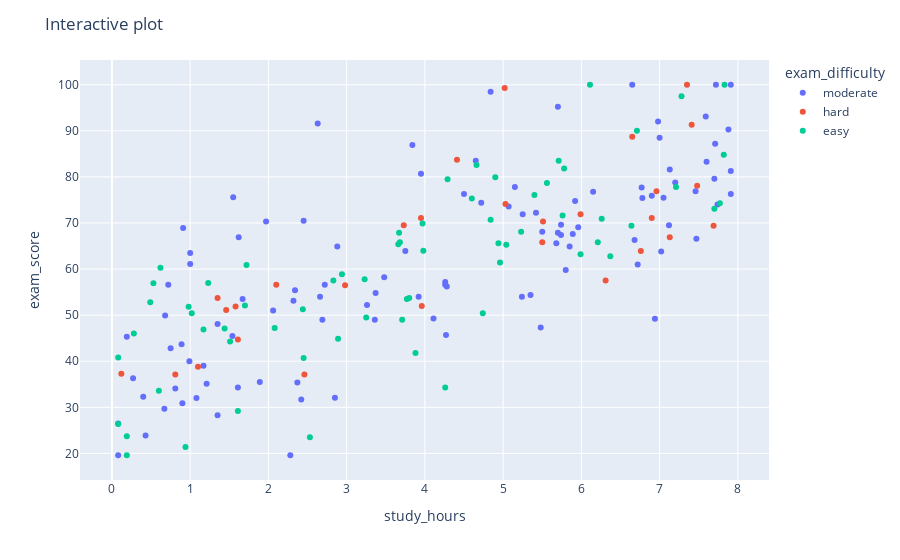

This figure's notebook cell:
### Code cell
import plotly.express as px

fig = px.scatter(df[1:200], x="study_hours", y="exam_score", color="exam_difficulty")
fig.update_layout(title="Interactive plot")
fig.show()
